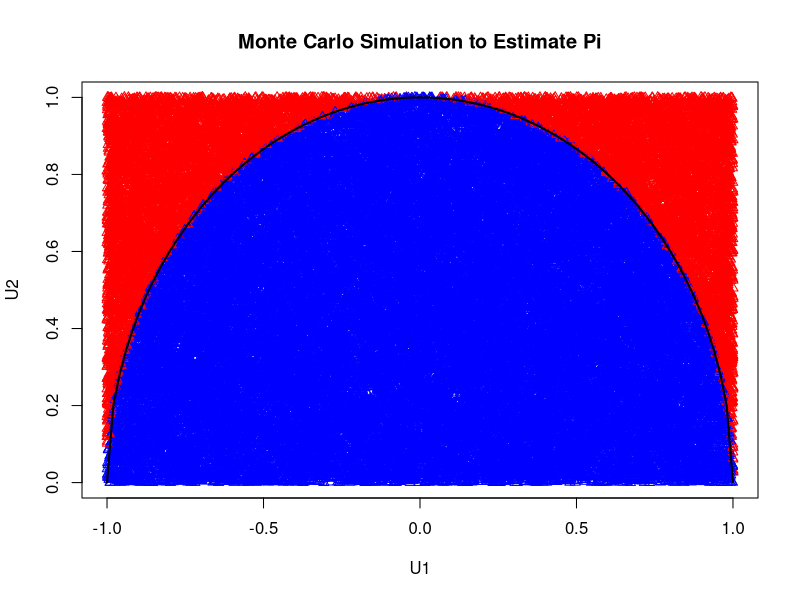

This figure's R source:
# Function to draw n samples from the bivariate random variable U = (U1, U2)
generate_samples <- function(n) {
  U1 = runif(n, min = -1, max = 1)  # U1 ~ Uniform(-1, 1)
  U2 = runif(n, min = 0, max = 1)   # U2 ~ Uniform(0, 1)
  
  samples = cbind(U1, U2)
  
  return(samples)
}


calculate_sum = function(samples,n) {
  result = 0
  for(i in 1:n){
    indicator = ((samples[i,1]^2 +samples[i,2]^2)<=1)
    result = result + indicator
  }
  
  result = result * 4/n
  return(result)
  
}

# Example: Generate 500 samples
n = 50000
samples = generate_samples(n)

# Print the samples
#print(samples)

result = calculate_sum(samples,n)
print(result)

#We got the approximation of pi
#As the sample grows larger, our sum get more close to the true value of pi.
#I will use the picture under to illustrate

# Determine if each sample is inside or outside the quarter circle
inside_circle = (samples[, 1]^2 + samples[, 2]^2 <= 1)

# Plot the points
plot(samples, col = ifelse(inside_circle, "blue", "red"), 
     pch = 2, xlab = "U1", ylab = "U2", main = "Monte Carlo Simulation to Estimate Pi")

# Add a quarter circle boundary to the plot
curve(sqrt(1 - x^2), from = -1, to = 1, add = TRUE, col = "black", lwd = 2)

#As we can see x^2 + y^2<= 1 form a half circle. And here we are consider the square,
#so we will get a quater circle and the probabilty to fall in which will be pi/4.


